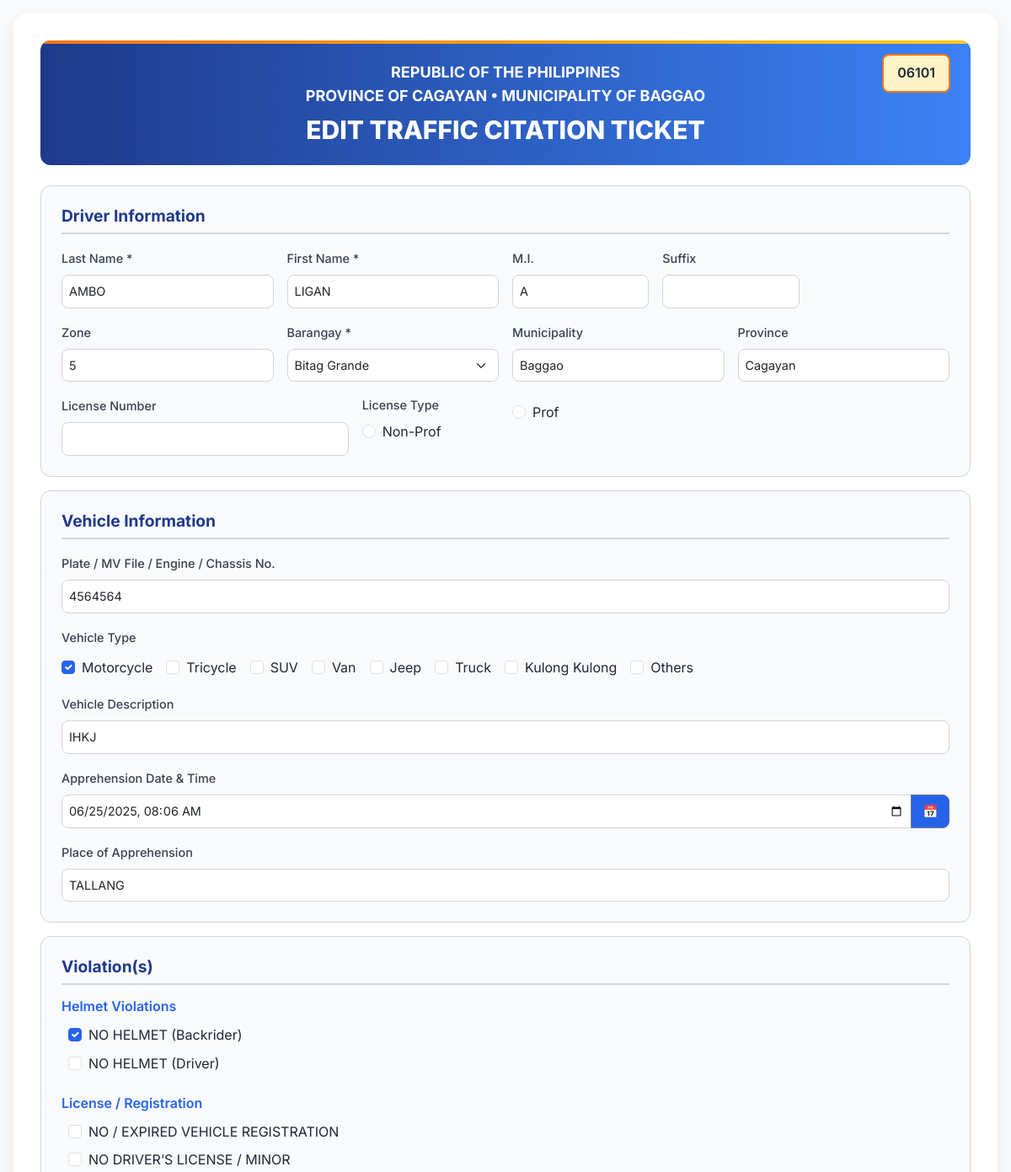
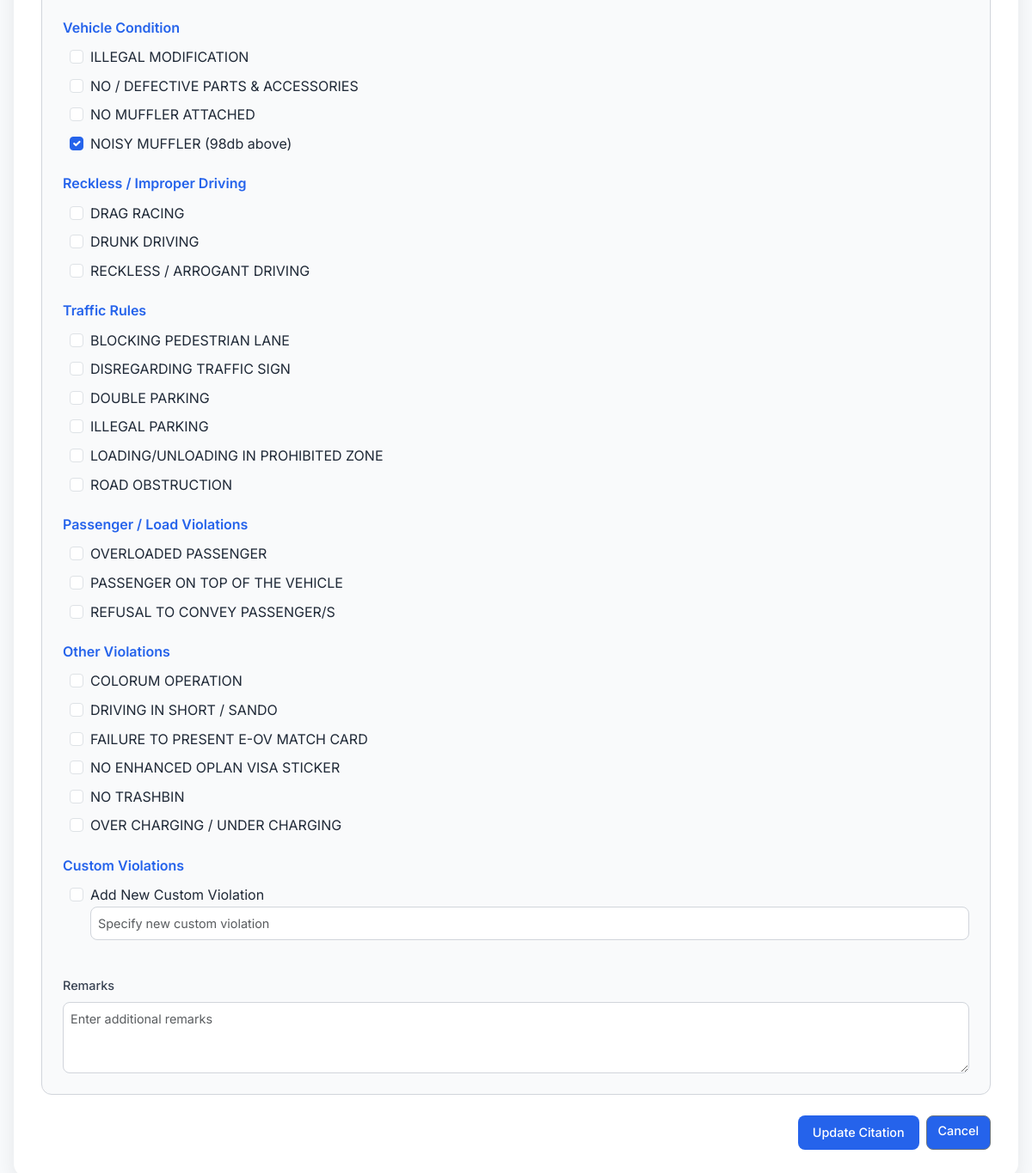
The app's page /edit_citation.php?id=37254 with its own data (2 pictures, top to bottom).
### tables this page shows
CREATE TABLE `citations` (
  `citation_id` int(11) NOT NULL,
  `ticket_number` varchar(20) NOT NULL,
  `driver_id` int(11) DEFAULT NULL,
  `vehicle_id` int(11) DEFAULT NULL,
  `apprehension_datetime` datetime DEFAULT NULL,
  `place_of_apprehension` varchar(255) DEFAULT NULL,
  `is_archived` tinyint(1) DEFAULT 0,
  `payment_status` enum('Unpaid','Paid') NOT NULL DEFAULT 'Unpaid',
  `payment_date` datetime DEFAULT NULL,
  `payment_amount` decimal(10,2) DEFAULT NULL
);

CREATE TABLE `drivers` (
  `driver_id` int(11) NOT NULL,
  `last_name` varchar(50) NOT NULL,
  `first_name` varchar(50) NOT NULL,
  `middle_initial` varchar(5) DEFAULT NULL,
  `suffix` varchar(10) DEFAULT NULL,
  `zone` varchar(50) DEFAULT NULL,
  `barangay` varchar(100) DEFAULT NULL,
  `municipality` varchar(100) DEFAULT 'Baggao',
  `province` varchar(100) DEFAULT 'Cagayan',
  `license_number` varchar(20) DEFAULT NULL,
  `license_type` enum('Non-Professional','Professional') DEFAULT NULL
);

CREATE TABLE `vehicles` (
  `vehicle_id` int(11) NOT NULL,
  `plate_mv_engine_chassis_no` varchar(50) DEFAULT NULL,
  `vehicle_type` varchar(50) DEFAULT NULL,
  `vehicle_description` varchar(255) DEFAULT NULL
);

### edit_citation.php (the view, shortened to what the rows shown need)
<?php
$servername = "localhost";
$username = "root";
$password = "";
$dbname = "traffic_citation_db";
try {
    $conn = new PDO("mysql:host=$servername;dbname=$dbname", $username, $password);
    $conn->setAttribute(PDO::ATTR_ERRMODE, PDO::ERRMODE_EXCEPTION);
    $citation_id = isset($_GET['id']) ? (int)$_GET['id'] : 0;
    $stmt = $conn->prepare("
        SELECT c.ticket_number, c.apprehension_datetime, c.place_of_apprehension,
               d.last_name, d.first_name, d.middle_initial, d.suffix, d.zone, d.barangay,
               d.municipality, d.province, d.license_number, d.license_type,
               v.plate_mv_engine_chassis_no, v.vehicle_type, v.vehicle_description,
               r.remark_text
        FROM citations c
        JOIN drivers d ON c.driver_id = d.driver_id
        JOIN vehicles v ON c.vehicle_id = v.vehicle_id
        LEFT JOIN remarks r ON c.citation_id = r.citation_id
        WHERE c.citation_id = :citation_id
    ");
    $stmt->execute([':citation_id' => $citation_id]);
    $data = $stmt->fetch(PDO::FETCH_ASSOC);
    $vehicle_type = strtolower($data['vehicle_type'] ?? '');
    $apprehension_datetime = $data['apprehension_datetime'] && $data['apprehension_datetime'] != '0000-00-00 00:00:00'
        ? date('Y-m-d\TH:i', strtotime($data['apprehension_datetime']))
        : '';
} catch(PDOException $e) {
    echo "Error: " . $e->getMessage();
    exit;
}
?>
<!DOCTYPE html>
<html lang="en">
<head>
    <link href="https://cdn.jsdelivr.net/npm/bootstrap@5.3.3/dist/css/bootstrap.min.css" rel="stylesheet">
    <link href="https://cdn.jsdelivr.net/npm/tailwindcss@2.2.19/dist/tailwind.min.css" rel="stylesheet">
    <link rel="stylesheet" href="https://cdnjs.cloudflare.com/ajax/libs/font-awesome/6.4.2/css/all.min.css">
</head>
<body>
    <div class="container position-relative">
        <div class="header">
            <h4 class="font-bold text-lg">REPUBLIC OF THE PHILIPPINES</h4>
            <h4 class="font-bold text-lg">PROVINCE OF CAGAYAN • MUNICIPALITY OF BAGGAO</h4>
            <h1 class="font-extrabold text-3xl mt-2">EDIT TRAFFIC CITATION TICKET</h1>
            <div class="ticket-number"><?php echo htmlspecialchars($data['ticket_number']); ?></div>
        </div>
        <form id="editCitationForm" action="update_citation.php" method="POST">
            <div class="section">
                <div class="row g-3">
                    <div class="col-md-3">
                        <label class="form-label">Last Name *</label>
                        <input type="text" name="last_name" class="form-control" value="<?php echo htmlspecialchars($data['last_name']); ?>" required>
                    </div>
                    <div class="col-md-3">
                        <label class="form-label">First Name *</label>
                        <input type="text" name="first_name" class="form-control" value="<?php echo htmlspecialchars($data['first_name']); ?>" required>
                    </div>
                    <div class="col-md-2">
                        <label class="form-label">M.I.</label>
                        <input type="text" name="middle_initial" class="form-control" value="<?php echo htmlspecialchars($data['middle_initial'] ?? ''); ?>">
                    </div>
                    <div class="col-md-3">
                        <label class="form-label">Zone</label>
                        <input type="text" name="zone" class="form-control" value="<?php echo htmlspecialchars($data['zone'] ?? ''); ?>">
                    </div>
                    <div class="col-md-3">
                        <label class="form-label">Barangay *</label>
                        <select name="barangay" class="form-select" id="barangaySelect" required>
                            <option value="Bitag Grande" <?php echo $data['barangay'] === 'Bitag Grande' ? 'selected' : ''; ?>>Bitag Grande</option>
                        </select>
                    </div>
                    <div class="col-md-3" id="municipalityDiv" <?php echo !in_array($data['barangay'], ['Adag', 'Agaman', 'Agaman Norte', 'Agaman Sur', 'Alaguia', 'Alba', 'Annayatan', 'Asassi', 'Asinga-Via', 'Awallan', 'Bacagan', 'Bagunot', 'Barsat East', 'Barsat West', 'Bitag Grande', 'Bitag Pequeño', 'Bungel', 'Canagatan', 'Carupian', 'Catayauan', 'Dabburab', 'Dalin', 'Dallang', 'Furagui', 'Hacienda Intal', 'Immurung', 'Jomlo', 'Mabangguc', 'Masical', 'Mission', 'Mocag', 'Nangalinan', 'Pallagao', 'Paragat', 'Piggatan', 'Poblacion', 'Remus', 'San Antonio', 'San Francisco', 'San Isidro', 'San Jose', 'San Vicente', 'Santa Margarita', 'Santor', 'Taguing', 'Taguntungan', 'Tallang', 'Taytay']) ? 'style="display: none;"' : ''; ?>>
                        <label class="form-label">Municipality</label>
                        <input type="text" name="municipality" class="form-control" value="<?php echo htmlspecialchars($data['municipality']); ?>" readonly>
                    </div>
                    <div class="col-md-3" id="provinceDiv" <?php echo !in_array($data['barangay'], ['Adag', 'Agaman', 'Agaman Norte', 'Agaman Sur', 'Alaguia', 'Alba', 'Annayatan', 'Asassi', 'Asinga-Via', 'Awallan', 'Bacagan', 'Bagunot', 'Barsat East', 'Barsat West', 'Bitag Grande', 'Bitag Pequeño', 'Bungel', 'Canagatan', 'Carupian', 'Catayauan', 'Dabburab', 'Dalin', 'Dallang', 'Furagui', 'Hacienda Intal', 'Immurung', 'Jomlo', 'Mabangguc', 'Masical', 'Mission', 'Mocag', 'Nangalinan', 'Pallagao', 'Paragat', 'Piggatan', 'Poblacion', 'Remus', 'San Antonio', 'San Francisco', 'San Isidro', 'San Jose', 'San Vicente', 'Santa Margarita', 'Santor', 'Taguing', 'Taguntungan', 'Tallang', 'Taytay']) ? 'style="display: none;"' : ''; ?>>
                        <label class="form-label">Province</label>
                        <input type="text" name="province" class="form-control" value="<?php echo htmlspecialchars($data['province']); ?>" readonly>
                    </div>
                    <div class="col-md-2">
                        <div class="form-check">
                            <input type="radio" class="form-check-input" name="license_type" value="nonProf" id="nonProf" <?php echo $data['license_type'] === 'Non-Professional' ? 'checked' : ''; ?>>
                            <label class="form-check-label" for="nonProf">Non-Prof</label>
                        </div>
                    </div>
                    <div class="col-md-2">
                        <div class="form-check">
                            <input type="radio" class="form-check-input" name="license_type" value="prof" id="prof" <?php echo $data['license_type'] === 'Professional' ? 'checked' : ''; ?>>
                            <label class="form-check-label" for="prof">Prof</label>
                        </div>
                    </div>
                </div>
            </div>
            <div class="section">
                <div class="row g-3">
                    <div class="col-12">
                        <label class="form-label">Plate / MV File / Engine / Chassis No.</label>
                        <input type="text" name="plate_mv_engine_chassis_no" class="form-control" value="<?php echo htmlspecialchars($data['plate_mv_engine_chassis_no']); ?>" required>
                    </div>
                    <div class="col-12">
                        <div class="d-flex flex-wrap gap-3 mt-1">
                            <div class="form-check">
                                <input type="checkbox" class="form-check-input" name="motorcycle" id="motorcycle" <?php echo $vehicle_type === 'motorcycle' ? 'checked' : ''; ?>>
                                <label class="form-check-label" for="motorcycle">Motorcycle</label>
                            </div>
                            <div class="form-check">
                                <input type="checkbox" class="form-check-input" name="tricycle" id="tricycle" <?php echo $vehicle_type === 'tricycle' ? 'checked' : ''; ?>>
                                <label class="form-check-label" for="tricycle">Tricycle</label>
                            </div>
                            <div class="form-check">
                                <input type="checkbox" class="form-check-input" name="suv" id="suv" <?php echo $vehicle_type === 'suv' ? 'checked' : ''; ?>>
                                <label class="form-check-label" for="suv">SUV</label>
                            </div>
                            <div class="form-check">
                                <input type="checkbox" class="form-check-input" name="van" id="van" <?php echo $vehicle_type === 'van' ? 'checked' : ''; ?>>
                                <label class="form-check-label" for="van">Van</label>
                            </div>
                            <div class="form-check">
                                <input type="checkbox" class="form-check-input" name="jeep" id="jeep" <?php echo $vehicle_type === 'jeep' ? 'checked' : ''; ?>>
                                <label class="form-check-label" for="jeep">Jeep</label>
                            </div>
                            <div class="form-check">
                                <input type="checkbox" class="form-check-input" name="truck" id="truck" <?php echo $vehicle_type === 'truck' ? 'checked' : ''; ?>>
                                <label class="form-check-label" for="truck">Truck</label>
                            </div>
                            <div class="form-check">
                                <input type="checkbox" class="form-check-input" name="kulong" id="kulong" <?php echo $vehicle_type === 'kulong' ? 'checked' : ''; ?>>
                                <label class="form-check-label" for="kulong">Kulong Kulong</label>
                            </div>
                            <div class="form-check">
                                <input type="checkbox" class="form-check-input" name="othersVehicle" id="othersVehicle" <?php echo !in_array($vehicle_type, ['motorcycle', 'tricycle', 'suv', 'van', 'jeep', 'truck', 'kulong']) ? 'checked' : ''; ?>>
                                <label class="form-check-label" for="othersVehicle">Others</label>
                            </div>
                        </div>
                    </div>
                    <div class="col-12">
                        <label class="form-label">Vehicle Description</label>
                        <input type="text" name="vehicle_description" class="form-control" value="<?php echo htmlspecialchars($data['vehicle_description'] ?? ''); ?>">
                    </div>
                    <div class="col-12">
                        <div class="input-group">
                            <input type="datetime-local" name="apprehension_datetime" class="form-control" value="<?php echo $apprehension_datetime; ?>" required>
                            <button class="btn btn-outline-secondary btn-custom" type="button" id="toggleDateTime" title="Set/Clear">📅</button>
                        </div>
                    </div>
                    <div class="col-12">
                        <label class="form-label">Place of Apprehension</label>
                        <input type="text" name="place_of_apprehension" class="form-control" value="<?php echo htmlspecialchars($data['place_of_apprehension']); ?>" required>
                    </div>
                </div>
            </div>
        </form>
    </div>
</body>
</html>

### records on screen
citations: ticket_number "06101", last_name "AMBO", first_name "LIGAN", middle_initial "A", zone "5", municipality "Baggao", province "Cagayan", plate_mv_engine_chassis_no "4564564", vehicle_description "IHKJ", apprehension_datetime "06/25/2025 08:06", place_of_apprehension "TALLANG"
drivers: barangay "Bitag Grande", license_type "☐ Non-Prof", license_type "☐ Prof"
vehicles: vehicle_type "☑"

### other values on screen
$category "Helmet Violations"
$violation "NO HELMET (Backrider)"
$violation "NO HELMET (Driver)"
$category "License / Registration"
$violation "NO / EXPIRED VEHICLE REGISTRATION"
$violation "NO DRIVER’S LICENSE / MINOR"
$category "Vehicle Condition"
$violation "ILLEGAL MODIFICATION"
$violation "NO / DEFECTIVE PARTS & ACCESSORIES"
$violation "NO MUFFLER ATTACHED"
$violation "NOISY MUFFLER (98db above)"
$category "Reckless / Improper Driving"
$violation "DRAG RACING"
$violation "DRUNK DRIVING"
$violation "RECKLESS / ARROGANT DRIVING"
